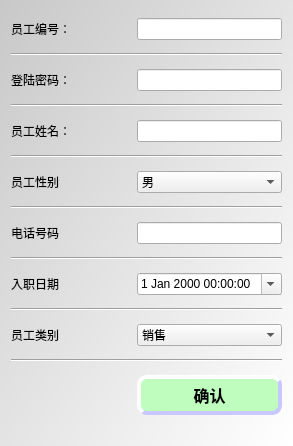
<?xml version="1.0" encoding="UTF-8"?>
<ui version="4.0">
 <class>AddNewEmployee</class>
 <widget class="QDialog" name="AddNewEmployee">
  <property name="geometry">
   <rect>
    <x>0</x>
    <y>0</y>
    <width>293</width>
    <height>446</height>
   </rect>
  </property>
  <property name="windowTitle">
   <string>新增员工</string>
  </property>
  <property name="styleSheet">
   <string notr="true">QPushButton{
	border-style:outset;
	background-color:rgba(190, 253, 190);
	border-width:4px;
	border-radius:10px;
	border-color:rgba(200,200,255,255);
	font:bold 16px;
	color:rgba(0,0,0,255);
	padding:4px;
}
QPushButton:pressed{
    border-style:inset;
}
QPushButton:hover{
    background-color:rgba(148, 221, 132);
    color:rgba(0,0,0,200);
}
QDialog
{background-color: qlineargradient(spread:repeat, x1:0, y1:0, x2:1, y2:1, stop:0 rgba(200, 200, 200, 255), stop:1 rgba(255, 255, 255, 255));
}</string>
  </property>
  <layout class="QGridLayout" name="gridLayout">
   <item row="0" column="0">
    <widget class="QLabel" name="label">
     <property name="text">
      <string>员工编号：</string>
     </property>
    </widget>
   </item>
   <item row="0" column="1">
    <widget class="QLineEdit" name="E_ID">
     <property name="maxLength">
      <number>8</number>
     </property>
    </widget>
   </item>
   <item row="1" column="0" colspan="2">
    <widget class="Line" name="line">
     <property name="orientation">
      <enum>Qt::Horizontal</enum>
     </property>
    </widget>
   </item>
   <item row="2" column="0">
    <widget class="QLabel" name="label_2">
     <property name="text">
      <string>登陆密码：</string>
     </property>
    </widget>
   </item>
   <item row="2" column="1">
    <widget class="QLineEdit" name="E_PASSWORD">
     <property name="maxLength">
      <number>32</number>
     </property>
    </widget>
   </item>
   <item row="3" column="0" colspan="2">
    <widget class="Line" name="line_2">
     <property name="orientation">
      <enum>Qt::Horizontal</enum>
     </property>
    </widget>
   </item>
   <item row="4" column="0">
    <widget class="QLabel" name="label_3">
     <property name="text">
      <string>员工姓名：</string>
     </property>
    </widget>
   </item>
   <item row="4" column="1">
    <widget class="QLineEdit" name="E_NAME">
     <property name="maxLength">
      <number>16</number>
     </property>
    </widget>
   </item>
   <item row="5" column="0" colspan="2">
    <widget class="Line" name="line_3">
     <property name="orientation">
      <enum>Qt::Horizontal</enum>
     </property>
    </widget>
   </item>
   <item row="6" column="0">
    <widget class="QLabel" name="label_4">
     <property name="text">
      <string>员工性别</string>
     </property>
    </widget>
   </item>
   <item row="6" column="1">
    <widget class="QComboBox" name="E_SEX">
     <item>
      <property name="text">
       <string>男</string>
      </property>
     </item>
     <item>
      <property name="text">
       <string>女</string>
      </property>
     </item>
    </widget>
   </item>
   <item row="7" column="0" colspan="2">
    <widget class="Line" name="line_4">
     <property name="orientation">
      <enum>Qt::Horizontal</enum>
     </property>
    </widget>
   </item>
   <item row="8" column="0">
    <widget class="QLabel" name="label_5">
     <property name="text">
      <string>电话号码</string>
     </property>
    </widget>
   </item>
   <item row="8" column="1">
    <widget class="QLineEdit" name="E_PHONE">
     <property name="maxLength">
      <number>11</number>
     </property>
    </widget>
   </item>
   <item row="9" column="0" colspan="2">
    <widget class="Line" name="line_5">
     <property name="orientation">
      <enum>Qt::Horizontal</enum>
     </property>
    </widget>
   </item>
   <item row="10" column="0">
    <widget class="QLabel" name="label_6">
     <property name="text">
      <string>入职日期</string>
     </property>
    </widget>
   </item>
   <item row="10" column="1">
    <widget class="QDateTimeEdit" name="E_ENTRYDATE">
     <property name="calendarPopup">
      <bool>true</bool>
     </property>
    </widget>
   </item>
   <item row="11" column="0" colspan="2">
    <widget class="Line" name="line_6">
     <property name="orientation">
      <enum>Qt::Horizontal</enum>
     </property>
    </widget>
   </item>
   <item row="12" column="0">
    <widget class="QLabel" name="label_7">
     <property name="text">
      <string>员工类别</string>
     </property>
    </widget>
   </item>
   <item row="12" column="1">
    <widget class="QComboBox" name="E_TYPE">
     <item>
      <property name="text">
       <string>销售</string>
      </property>
     </item>
     <item>
      <property name="text">
       <string>维修</string>
      </property>
     </item>
    </widget>
   </item>
   <item row="13" column="0" colspan="2">
    <widget class="Line" name="line_7">
     <property name="orientation">
      <enum>Qt::Horizontal</enum>
     </property>
    </widget>
   </item>
   <item row="14" column="0">
    <spacer name="horizontalSpacer">
     <property name="orientation">
      <enum>Qt::Horizontal</enum>
     </property>
     <property name="sizeHint" stdset="0">
      <size>
       <width>72</width>
       <height>20</height>
      </size>
     </property>
    </spacer>
   </item>
   <item row="14" column="1">
    <widget class="QPushButton" name="confirm">
     <property name="cursor">
      <cursorShape>PointingHandCursor</cursorShape>
     </property>
     <property name="text">
      <string>确认</string>
     </property>
    </widget>
   </item>
  </layout>
 </widget>
 <resources/>
 <connections/>
</ui>
